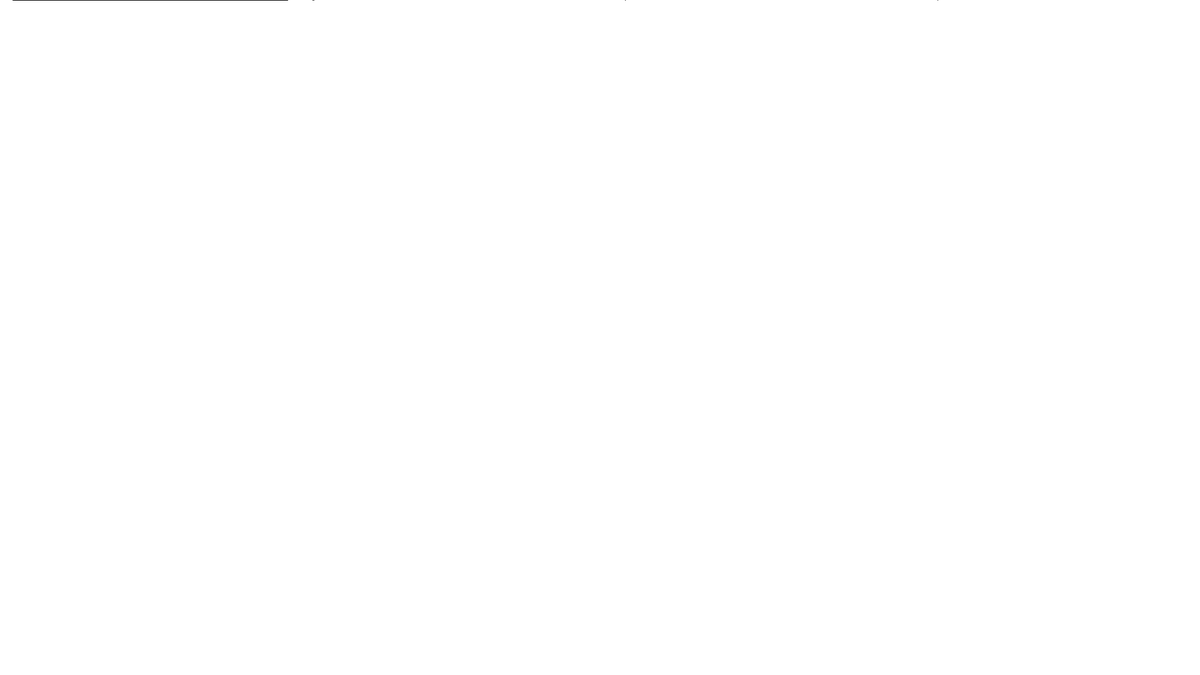
Frame 1 (no input)
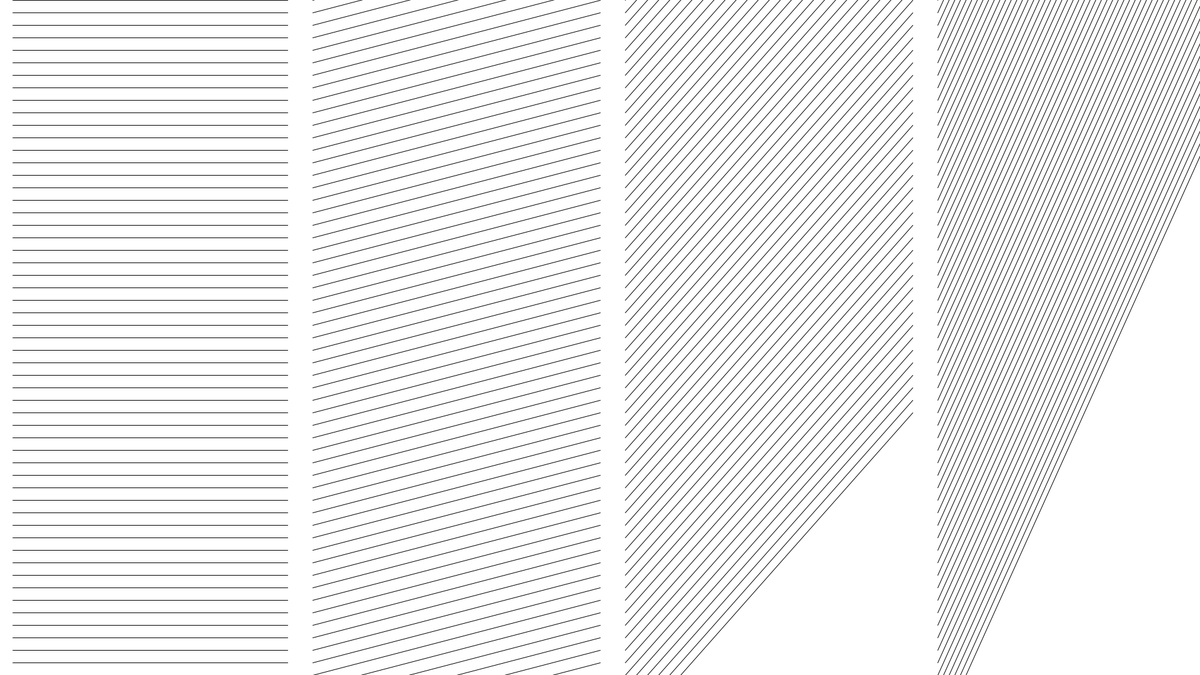
Frame 60 (the mouse pressed at the canvas centre just before this capture)
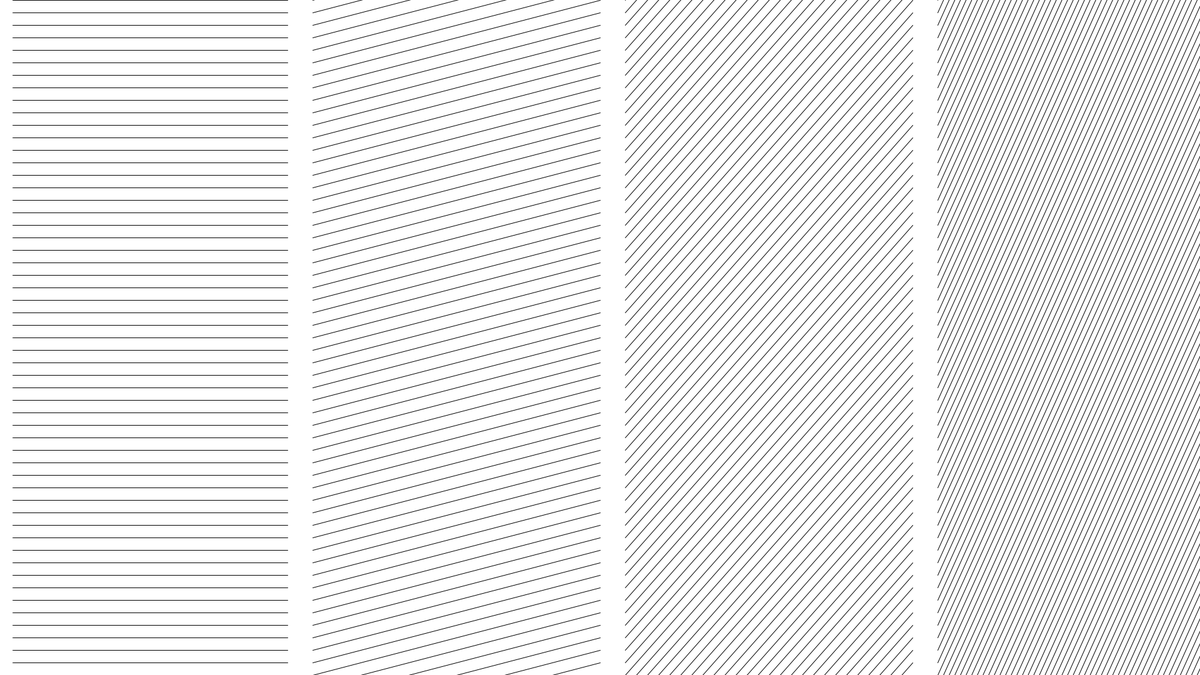
Frame 120 (the mouse held since frame 60 and released just before this capture)

The Processing sketch that drew these frames (run headless with seeded random() and noise(); from frame 60 on, the mouse is pressed at the canvas centre):

// Processing sketch: sketch_SolvingSol_2
// ── sketch_SolvingSol_2.pde
//Four-part drawing with a different line direction in each part. 
  int a = 460;
  int b = a + 40;
  int c = a + b + 40;
  int d = a + c + 40;//a b c and d stands for the starting point of each section on this canvas
  int lineHeight = 0; //determines line direction
void setup(){
  size(1920, 1080);
  background(255);
  strokeWeight(1);
  
}

void draw(){
  
  
  line(20, lineHeight, a, lineHeight);//first section
  line(b, lineHeight, a+b, lineHeight - 120);// section section
  line(c, lineHeight, a+c, lineHeight - 520);// 3rd section
  line(d, lineHeight, a+d, lineHeight - 1020);//4th section
  
  lineHeight = lineHeight + 20;

}
  
